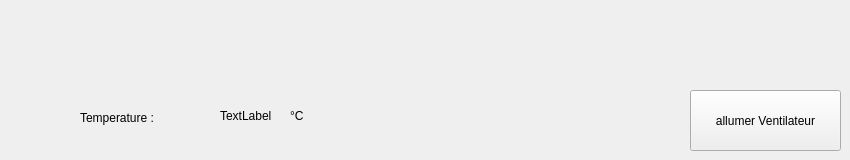
      <widget class="QWidget" name="tab_10">
       <attribute name="title">
        <string>refroidissement</string>
       </attribute>
       <widget class="QLabel" name="valuer_temperature">
        <property name="geometry">
         <rect>
          <x>220</x>
          <y>90</y>
          <width>51</width>
          <height>51</height>
         </rect>
        </property>
        <property name="text">
         <string>TextLabel</string>
        </property>
       </widget>
       <widget class="QLabel" name="label_26">
        <property name="geometry">
         <rect>
          <x>290</x>
          <y>100</y>
          <width>61</width>
          <height>31</height>
         </rect>
        </property>
        <property name="text">
         <string>°C</string>
        </property>
       </widget>
       <widget class="QLabel" name="label_temperature">
        <property name="geometry">
         <rect>
          <x>80</x>
          <y>110</y>
          <width>111</width>
          <height>16</height>
         </rect>
        </property>
        <property name="text">
         <string>Temperature :</string>
        </property>
       </widget>
       <widget class="QPushButton" name="pushButton_5">
        <property name="geometry">
         <rect>
          <x>690</x>
          <y>90</y>
          <width>151</width>
          <height>61</height>
         </rect>
        </property>
        <property name="text">
         <string>allumer Ventilateur</string>
        </property>
       </widget>
      </widget>
